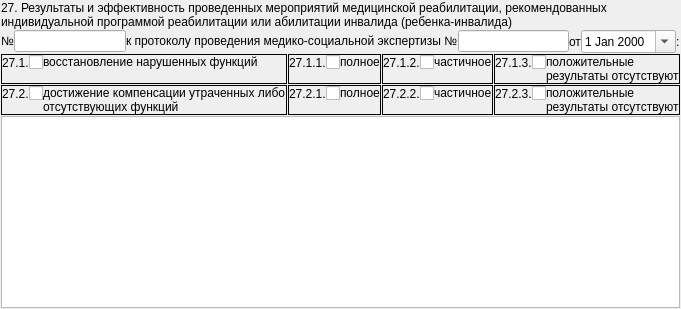
          <widget class="QWidget" name="tabIPRA">
           <attribute name="title">
            <string>&amp;ИПРА п.27</string>
           </attribute>
           <layout class="QGridLayout" name="gridLayout_49">
            <property name="margin">
             <number>1</number>
            </property>
            <property name="spacing">
             <number>1</number>
            </property>
            <item row="2" column="2">
             <widget class="QFrame" name="frame6_3">
              <property name="frameShape">
               <enum>QFrame::Panel</enum>
              </property>
              <property name="frameShadow">
               <enum>QFrame::Plain</enum>
              </property>
              <layout class="QGridLayout" name="gridLayout_43">
               <property name="margin">
                <number>0</number>
               </property>
               <property name="spacing">
                <number>0</number>
               </property>
               <item row="0" column="0">
                <widget class="QLabel" name="lblbIPRAResult27_1_2Number">
                 <property name="sizePolicy">
                  <sizepolicy hsizetype="Fixed" vsizetype="Preferred">
                   <horstretch>0</horstretch>
                   <verstretch>0</verstretch>
                  </sizepolicy>
                 </property>
                 <property name="text">
                  <string>27.1.2.</string>
                 </property>
                </widget>
               </item>
               <item row="0" column="2" rowspan="2">
                <widget class="QLabel" name="lblIPRAResult27_1_2">
                 <property name="text">
                  <string>частичное</string>
                 </property>
                 <property name="alignment">
                  <set>Qt::AlignLeading|Qt::AlignLeft|Qt::AlignTop</set>
                 </property>
                 <property name="wordWrap">
                  <bool>true</bool>
                 </property>
                </widget>
               </item>
               <item row="0" column="1">
                <widget class="QCheckBox" name="chkIPRAResult27_1_2">
                 <property name="sizePolicy">
                  <sizepolicy hsizetype="Fixed" vsizetype="Fixed">
                   <horstretch>0</horstretch>
                   <verstretch>0</verstretch>
                  </sizepolicy>
                 </property>
                 <property name="text">
                  <string/>
                 </property>
                </widget>
               </item>
              </layout>
             </widget>
            </item>
            <item row="0" column="0" colspan="4">
             <widget class="QLabel" name="lblIPRA">
              <property name="sizePolicy">
               <sizepolicy hsizetype="Preferred" vsizetype="Fixed">
                <horstretch>0</horstretch>
                <verstretch>0</verstretch>
               </sizepolicy>
              </property>
              <property name="text">
               <string>27. Результаты и эффективность проведенных мероприятий медицинской реабилитации, рекомендованных индивидуальной программой реабилитации или абилитации инвалида (ребенка-инвалида)</string>
              </property>
              <property name="wordWrap">
               <bool>true</bool>
              </property>
             </widget>
            </item>
            <item row="4" column="0" colspan="4">
             <widget class="QTextEdit" name="edtIPRAResult27_6"/>
            </item>
            <item row="1" column="0" colspan="4">
             <layout class="QHBoxLayout" name="horizontalLayout_26">
              <property name="spacing">
               <number>0</number>
              </property>
              <item>
               <widget class="QLabel" name="label_42">
                <property name="sizePolicy">
                 <sizepolicy hsizetype="Preferred" vsizetype="Fixed">
                  <horstretch>0</horstretch>
                  <verstretch>0</verstretch>
                 </sizepolicy>
                </property>
                <property name="text">
                 <string>№</string>
                </property>
               </widget>
              </item>
              <item>
               <widget class="QLineEdit" name="edtIPRANumber"/>
              </item>
              <item>
               <widget class="QLabel" name="label_43">
                <property name="sizePolicy">
                 <sizepolicy hsizetype="Preferred" vsizetype="Fixed">
                  <horstretch>0</horstretch>
                  <verstretch>0</verstretch>
                 </sizepolicy>
                </property>
                <property name="text">
                 <string>к протоколу проведения медико-социальной экспертизы №</string>
                </property>
               </widget>
              </item>
              <item>
               <widget class="QLineEdit" name="edtIPRANumberMSI"/>
              </item>
              <item>
               <widget class="QLabel" name="label_44">
                <property name="text">
                 <string>от</string>
                </property>
               </widget>
              </item>
              <item>
               <widget class="CDateEdit" name="edtIPRADateMSI">
                <property name="calendarPopup">
                 <bool>true</bool>
                </property>
               </widget>
              </item>
              <item>
               <widget class="QLabel" name="label_46">
                <property name="text">
                 <string>:</string>
                </property>
               </widget>
              </item>
             </layout>
            </item>
            <item row="3" column="1">
             <widget class="QFrame" name="frame6_6">
              <property name="frameShape">
               <enum>QFrame::Panel</enum>
              </property>
              <property name="frameShadow">
               <enum>QFrame::Plain</enum>
              </property>
              <layout class="QGridLayout" name="gridLayout_47">
               <property name="margin">
                <number>0</number>
               </property>
               <property name="spacing">
                <number>0</number>
               </property>
               <item row="0" column="0">
                <widget class="QLabel" name="lblIPRAResult27_2_1Number">
                 <property name="sizePolicy">
                  <sizepolicy hsizetype="Fixed" vsizetype="Preferred">
                   <horstretch>0</horstretch>
                   <verstretch>0</verstretch>
                  </sizepolicy>
                 </property>
                 <property name="text">
                  <string>27.2.1.</string>
                 </property>
                </widget>
               </item>
               <item row="0" column="2" rowspan="2">
                <widget class="QLabel" name="lblIPRAResult27_2_1">
                 <property name="text">
                  <string>полное</string>
                 </property>
                 <property name="alignment">
                  <set>Qt::AlignLeading|Qt::AlignLeft|Qt::AlignTop</set>
                 </property>
                 <property name="wordWrap">
                  <bool>true</bool>
                 </property>
                </widget>
               </item>
               <item row="0" column="1">
                <widget class="QCheckBox" name="chkIPRAResult27_2_1">
                 <property name="sizePolicy">
                  <sizepolicy hsizetype="Fixed" vsizetype="Fixed">
                   <horstretch>0</horstretch>
                   <verstretch>0</verstretch>
                  </sizepolicy>
                 </property>
                 <property name="text">
                  <string/>
                 </property>
                </widget>
               </item>
              </layout>
             </widget>
            </item>
            <item row="2" column="0">
             <widget class="QFrame" name="frame6_1">
              <property name="frameShape">
               <enum>QFrame::Panel</enum>
              </property>
              <property name="frameShadow">
               <enum>QFrame::Plain</enum>
              </property>
              <layout class="QGridLayout" name="gridLayout_41">
               <property name="margin">
                <number>0</number>
               </property>
               <property name="spacing">
                <number>0</number>
               </property>
               <item row="0" column="0">
                <widget class="QLabel" name="lblIPRAResult27_1Number">
                 <property name="sizePolicy">
                  <sizepolicy hsizetype="Fixed" vsizetype="Preferred">
                   <horstretch>0</horstretch>
                   <verstretch>0</verstretch>
                  </sizepolicy>
                 </property>
                 <property name="text">
                  <string>27.1.</string>
                 </property>
                </widget>
               </item>
               <item row="0" column="1">
                <widget class="QCheckBox" name="chkIPRAResult27_1">
                 <property name="sizePolicy">
                  <sizepolicy hsizetype="Fixed" vsizetype="Fixed">
                   <horstretch>0</horstretch>
                   <verstretch>0</verstretch>
                  </sizepolicy>
                 </property>
                 <property name="text">
                  <string/>
                 </property>
                </widget>
               </item>
               <item row="0" column="2" rowspan="2">
                <widget class="QLabel" name="lblIPRAResult27_1">
                 <property name="text">
                  <string>восстановление нарушенных функций</string>
                 </property>
                 <property name="alignment">
                  <set>Qt::AlignLeading|Qt::AlignLeft|Qt::AlignTop</set>
                 </property>
                 <property name="wordWrap">
                  <bool>true</bool>
                 </property>
                </widget>
               </item>
              </layout>
             </widget>
            </item>
            <item row="3" column="2">
             <widget class="QFrame" name="frame6_7">
              <property name="frameShape">
               <enum>QFrame::Panel</enum>
              </property>
              <property name="frameShadow">
               <enum>QFrame::Plain</enum>
              </property>
              <layout class="QGridLayout" name="gridLayout_46">
               <property name="margin">
                <number>0</number>
               </property>
               <property name="spacing">
                <number>0</number>
               </property>
               <item row="0" column="0">
                <widget class="QLabel" name="lblIPRAResult27_2_2Number">
                 <property name="sizePolicy">
                  <sizepolicy hsizetype="Fixed" vsizetype="Preferred">
                   <horstretch>0</horstretch>
                   <verstretch>0</verstretch>
                  </sizepolicy>
                 </property>
                 <property name="text">
                  <string>27.2.2.</string>
                 </property>
                </widget>
               </item>
               <item row="0" column="2" rowspan="2">
                <widget class="QLabel" name="lblIPRAResult27_2_2">
                 <property name="text">
                  <string>частичное</string>
                 </property>
                 <property name="alignment">
                  <set>Qt::AlignLeading|Qt::AlignLeft|Qt::AlignTop</set>
                 </property>
                 <property name="wordWrap">
                  <bool>true</bool>
                 </property>
                </widget>
               </item>
               <item row="0" column="1">
                <widget class="QCheckBox" name="chkIPRAResult27_2_2">
                 <property name="sizePolicy">
                  <sizepolicy hsizetype="Fixed" vsizetype="Fixed">
                   <horstretch>0</horstretch>
                   <verstretch>0</verstretch>
                  </sizepolicy>
                 </property>
                 <property name="text">
                  <string/>
                 </property>
                </widget>
               </item>
              </layout>
             </widget>
            </item>
            <item row="2" column="1">
             <widget class="QFrame" name="frame6_2">
              <property name="frameShape">
               <enum>QFrame::Panel</enum>
              </property>
              <property name="frameShadow">
               <enum>QFrame::Plain</enum>
              </property>
              <layout class="QGridLayout" name="gridLayout_42">
               <property name="margin">
                <number>0</number>
               </property>
               <property name="spacing">
                <number>0</number>
               </property>
               <item row="0" column="0">
                <widget class="QLabel" name="lblIPRAResult27_1_1Number">
                 <property name="sizePolicy">
                  <sizepolicy hsizetype="Fixed" vsizetype="Preferred">
                   <horstretch>0</horstretch>
                   <verstretch>0</verstretch>
                  </sizepolicy>
                 </property>
                 <property name="text">
                  <string>27.1.1.</string>
                 </property>
                </widget>
               </item>
               <item row="0" column="2" rowspan="2">
                <widget class="QLabel" name="lblIPRAResult27_1_1">
                 <property name="text">
                  <string>полное</string>
                 </property>
                 <property name="alignment">
                  <set>Qt::AlignLeading|Qt::AlignLeft|Qt::AlignTop</set>
                 </property>
                 <property name="wordWrap">
                  <bool>true</bool>
                 </property>
                </widget>
               </item>
               <item row="0" column="1">
                <widget class="QCheckBox" name="chkIPRAResult27_1_1">
                 <property name="sizePolicy">
                  <sizepolicy hsizetype="Fixed" vsizetype="Fixed">
                   <horstretch>0</horstretch>
                   <verstretch>0</verstretch>
                  </sizepolicy>
                 </property>
                 <property name="text">
                  <string/>
                 </property>
                </widget>
               </item>
              </layout>
             </widget>
            </item>
            <item row="3" column="0">
             <widget class="QFrame" name="frame6_5">
              <property name="frameShape">
               <enum>QFrame::Panel</enum>
              </property>
              <property name="frameShadow">
               <enum>QFrame::Plain</enum>
              </property>
              <layout class="QGridLayout" name="gridLayout_48">
               <property name="margin">
                <number>0</number>
               </property>
               <property name="spacing">
                <number>0</number>
               </property>
               <item row="0" column="0">
                <widget class="QLabel" name="lblIPRAResult27_2Number">
                 <property name="sizePolicy">
                  <sizepolicy hsizetype="Fixed" vsizetype="Preferred">
                   <horstretch>0</horstretch>
                   <verstretch>0</verstretch>
                  </sizepolicy>
                 </property>
                 <property name="text">
                  <string>27.2.</string>
                 </property>
                </widget>
               </item>
               <item row="0" column="2" rowspan="2">
                <widget class="QLabel" name="lblIPRAResult27_2">
                 <property name="text">
                  <string>достижение компенсации утраченных либо отсутствующих функций</string>
                 </property>
                 <property name="alignment">
                  <set>Qt::AlignLeading|Qt::AlignLeft|Qt::AlignTop</set>
                 </property>
                 <property name="wordWrap">
                  <bool>true</bool>
                 </property>
                </widget>
               </item>
               <item row="0" column="1">
                <widget class="QCheckBox" name="chkIPRAResult27_2">
                 <property name="sizePolicy">
                  <sizepolicy hsizetype="Fixed" vsizetype="Fixed">
                   <horstretch>0</horstretch>
                   <verstretch>0</verstretch>
                  </sizepolicy>
                 </property>
                 <property name="text">
                  <string/>
                 </property>
                </widget>
               </item>
              </layout>
             </widget>
            </item>
            <item row="3" column="3">
             <widget class="QFrame" name="frame6_8">
              <property name="frameShape">
               <enum>QFrame::Panel</enum>
              </property>
              <property name="frameShadow">
               <enum>QFrame::Plain</enum>
              </property>
              <layout class="QGridLayout" name="gridLayout_45">
               <property name="margin">
                <number>0</number>
               </property>
               <property name="spacing">
                <number>0</number>
               </property>
               <item row="0" column="2" rowspan="2">
                <widget class="QLabel" name="lblIPRAResult27_2_3">
                 <property name="text">
                  <string>положительные результаты отсутствуют</string>
                 </property>
                 <property name="alignment">
                  <set>Qt::AlignLeading|Qt::AlignLeft|Qt::AlignTop</set>
                 </property>
                 <property name="wordWrap">
                  <bool>true</bool>
                 </property>
                </widget>
               </item>
               <item row="0" column="0">
                <widget class="QLabel" name="lblIPRAResult27_2_3Number">
                 <property name="sizePolicy">
                  <sizepolicy hsizetype="Fixed" vsizetype="Preferred">
                   <horstretch>0</horstretch>
                   <verstretch>0</verstretch>
                  </sizepolicy>
                 </property>
                 <property name="text">
                  <string>27.2.3.</string>
                 </property>
                </widget>
               </item>
               <item row="0" column="1">
                <widget class="QCheckBox" name="chkIPRAResult27_2_3">
                 <property name="sizePolicy">
                  <sizepolicy hsizetype="Fixed" vsizetype="Fixed">
                   <horstretch>0</horstretch>
                   <verstretch>0</verstretch>
                  </sizepolicy>
                 </property>
                 <property name="text">
                  <string/>
                 </property>
                </widget>
               </item>
              </layout>
             </widget>
            </item>
            <item row="2" column="3">
             <widget class="QFrame" name="frame6_4">
              <property name="frameShape">
               <enum>QFrame::Panel</enum>
              </property>
              <property name="frameShadow">
               <enum>QFrame::Plain</enum>
              </property>
              <layout class="QGridLayout" name="gridLayout_44">
               <property name="margin">
                <number>0</number>
               </property>
               <property name="spacing">
                <number>0</number>
               </property>
               <item row="0" column="0">
                <widget class="QLabel" name="lblIPRAResult27_1_3Number">
                 <property name="sizePolicy">
                  <sizepolicy hsizetype="Fixed" vsizetype="Preferred">
                   <horstretch>0</horstretch>
                   <verstretch>0</verstretch>
                  </sizepolicy>
                 </property>
                 <property name="text">
                  <string>27.1.3.</string>
                 </property>
                </widget>
               </item>
               <item row="0" column="2" rowspan="2">
                <widget class="QLabel" name="lblIPRAResult27_1_3">
                 <property name="text">
                  <string>положительные результаты отсутствуют</string>
                 </property>
                 <property name="alignment">
                  <set>Qt::AlignLeading|Qt::AlignLeft|Qt::AlignTop</set>
                 </property>
                 <property name="wordWrap">
                  <bool>true</bool>
                 </property>
                </widget>
               </item>
               <item row="0" column="1">
                <widget class="QCheckBox" name="chkIPRAResult27_1_3">
                 <property name="sizePolicy">
                  <sizepolicy hsizetype="Fixed" vsizetype="Fixed">
                   <horstretch>0</horstretch>
                   <verstretch>0</verstretch>
                  </sizepolicy>
                 </property>
                 <property name="text">
                  <string/>
                 </property>
                </widget>
               </item>
              </layout>
             </widget>
            </item>
           </layout>
          </widget>
